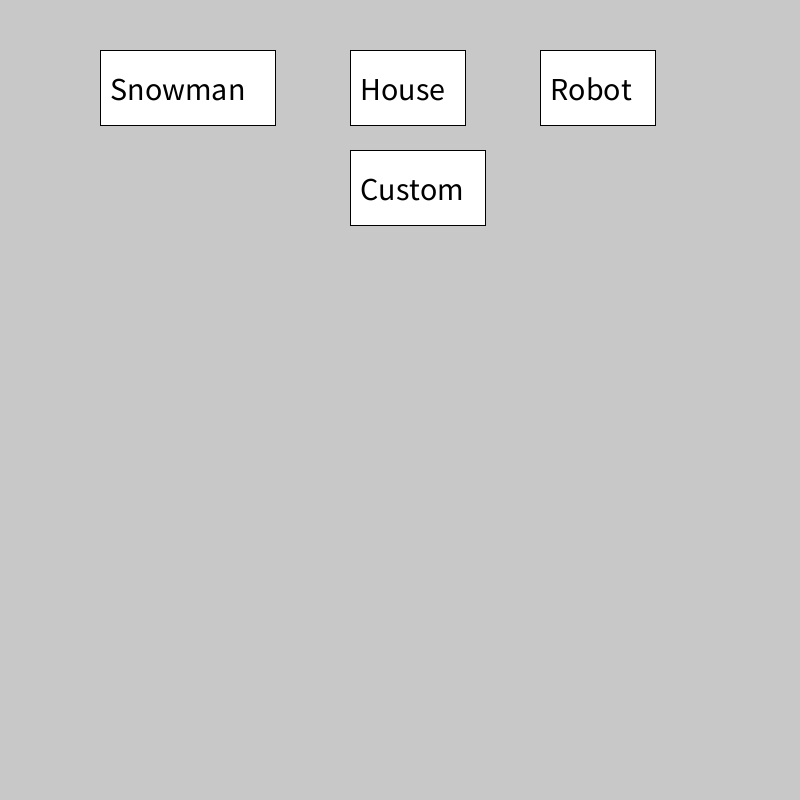
Frame 1 (no input)
Frame 60 (the mouse pressed at the canvas centre just before this capture): identical to frame 1, image omitted
Frame 120 (the mouse held since frame 60 and released just before this capture): identical to frame 1, image omitted

The Processing sketch that drew this single still picture (run headless with seeded random() and noise(); from frame 60 on, the mouse is pressed at the canvas centre):

// Processing sketch: drawGame
// ── drawGame.pde
boolean inMenu = true;

boolean snowman = false;
boolean house = false;
boolean robot = false;
boolean custom = false;
boolean mouseIsDragged = false;

float rgbF;
int rgb;
int brushSize = 100;

PShape snowmanButton;
PShape houseButton;
PShape robotButton;
PShape customButton;
PShape customInfoBox;

void setup() {
  size(800,800);
  drawMenu();
}

void draw() {
  if ((!inMenu)) {
    if (!custom) { background(200,200,200); fill(255); stroke(8); }
    drawObject();
  }
}

void keyPressed() {
  if (custom == true) {
   if (key == 'd') { // increase brush size
     brushSize = brushSize + 5;
   }
   if (key == 'a') { // decrease brush size
     brushSize = brushSize - 5;
   }
  }
  if (key == 'x') { // go back to menu
   snowman = false;
   house = false;
   robot = false;
   custom = false;
   inMenu = true;
   drawMenu();
  }
}

void mouseDragged() {
  mouseIsDragged = true;
  if (custom) {
    ellipse(mouseX,mouseY,brushSize,brushSize);
  }
}

void mouseReleased() {
  if (mouseIsDragged) {
   mouseIsDragged = false; 
  }
  if (inMenu) {
    pressButtons();
  } else if (custom) {
    fill(randomColor(),randomColor(),randomColor());
  }
}

void mousePressed() {
  if (custom) {
    ellipse(mouseX,mouseY,brushSize,brushSize);
  }
}

void mouseMoved() {
  println(mouseX,mouseY);
}

void pressButtons() {
  if ((mouseX > 100) && (mouseX < 275) && (mouseY > 50) && (mouseY < 125)) { // snowman
      background(200,200,200);
      snowman = true;
      inMenu = false;
    } else if ((mouseX > 350) && (mouseX < 465) && (mouseY > 50) && (mouseY < 125)) { // house
      background(200,200,200);
      house = true;
      inMenu = false;
    } else if ((mouseX > 540) && (mouseX < 655) && (mouseY > 50) && (mouseY < 125)) { // robot
      background(200,200,200);
      robot = true;
      inMenu = false;
    } else if ((mouseX > 350) && (mouseX < 485) && (mouseY > 150) && (mouseY < 225)) { // custom
      background(200,200,200);
      custom = true;
      inMenu = false;
      noStroke();
    }
    
}

void drawMenu() {
  background(200,200,200);
  fill(255,255,255);
  stroke(0);
  strokeWeight(1);
  snowmanButton = createShape(RECT,100,50,175,75);
  houseButton = createShape(RECT,350,50,115,75);
  robotButton = createShape(RECT,540,50,115,75);
  customButton = createShape(RECT,350,150,135,75);
  shape(snowmanButton);
  shape(houseButton);
  shape(robotButton);
  shape(customButton);
  fill(0,0,0);
  textSize(32);
  text("Snowman",110,100);
  text("House",360,100);
  text("Robot",550,100);
  text("Custom",360,200);
}

void drawObject() {
  if (snowman == true) {
     drawSnowman(200,200);
    if (mouseIsDragged) {
      drawSnowman(mouseX,mouseY);
    }
    
  } else if (house == true) {
    drawHouse();
  } else if (robot == true) {
    drawRobot();
  } else if (custom == true) {
    drawCustom();
  }
}

void drawSnowman(int x, int y) {
  strokeWeight(4);
  //body
  ellipse(x,y + 200,200,200);
  ellipse(x,y + 100,150,150);
  ellipse(x,y,100,100);
  
  //face  
  fill(0);
  ellipse(x - 15,y,10,10);
  ellipse(x + 15,y,10,10);
  // fill(255);
  stroke(255,176,57);
  triangle(x,y + 10,x + 5,y + 20,x - 5,y + 20);
  stroke(0);
  line(x - 15,y + 30,x + 15,y + 30);
}

void drawHouse() {
  rect(300,75,75,150);
  strokeWeight(20);
  rect(250,250,300,300);
  strokeWeight(8);
  triangle(250,250,550,250,400,100);
}

void drawRobot() {
  
}

void drawTree() {
  
}

void drawCustom() {
  textSize(24);
  text("Brush Size: " + brushSize, 610,750);
  noStroke();
}

int randomColor() {
  rgbF = random(255);
  rgb = int(rgbF);
  return rgb;
}
